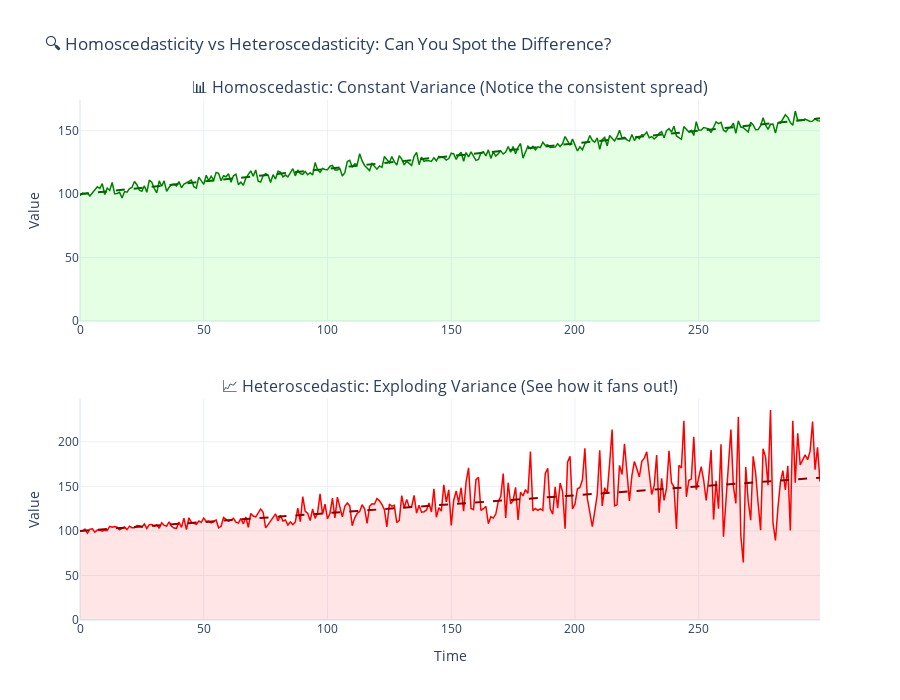

The cell this chart's notebook holds for it:
### Markdown cell above
## 3. Heteroscedasticity

**Heteroscedasticity** refers to the phenomenon where the variance of the error terms (or the series itself) changes over time. This is important to detect because many statistical models assume constant variance (homoscedasticity).

Let's visualize the difference between:
- **Homoscedastic** time series (constant variance)
- **Heteroscedastic** time series (increasing variance over time)

### Code cell
# Generate homoscedastic time series (constant variance)
n = 300
time = np.arange(n)
# Constant variance throughout - tight band around the mean
homoscedastic = 100 + 0.2 * time + np.random.normal(0, 3, n)

# Generate heteroscedastic time series (DRAMATICALLY increasing variance)
# Start with small variance, end with HUGE variance
variance_multiplier = (1 + time / 50) ** 2  # Quadratic growth - much more dramatic!
heteroscedastic = 100 + 0.2 * time + np.random.normal(0, 1, n) * variance_multiplier

# Create subplot with shared x-axis but independent y-axes
fig = make_subplots(
    rows=2, cols=1,
    subplot_titles=('📊 Homoscedastic: Constant Variance (Notice the consistent spread)', 
                   '📈 Heteroscedastic: Exploding Variance (See how it fans out!)'),
    vertical_spacing=0.15
)

# Homoscedastic plot - nice tight consistent band
fig.add_trace(
    go.Scatter(x=time, y=homoscedastic, mode='lines', name='Homoscedastic',
               line=dict(color='green', width=1.5),
               fill='tonexty', fillcolor='rgba(0,255,0,0.1)'),
    row=1, col=1
)

# Heteroscedastic plot - starts tight, becomes wild!
fig.add_trace(
    go.Scatter(x=time, y=heteroscedastic, mode='lines', name='Heteroscedastic',
               line=dict(color='red', width=1.5),
               fill='tonexty', fillcolor='rgba(255,0,0,0.1)'),
    row=2, col=1
)

# Add trend lines to show the mean is same for both
trend_line = 100 + 0.2 * time
fig.add_trace(
    go.Scatter(x=time, y=trend_line, mode='lines', name='Mean Trend',
               line=dict(color='darkgreen', width=2, dash='dash'),
               showlegend=False),
    row=1, col=1
)
fig.add_trace(
    go.Scatter(x=time, y=trend_line, mode='lines', name='Mean Trend',
               line=dict(color='darkred', width=2, dash='dash'),
               showlegend=False),
    row=2, col=1
)

fig.update_xaxes(title_text="Time", row=2, col=1)
fig.update_yaxes(title_text="Value", row=1, col=1)
fig.update_yaxes(title_text="Value", row=2, col=1)

fig.update_layout(
    title_text='🔍 Homoscedasticity vs Heteroscedasticity: Can You Spot the Difference?',
    showlegend=False,
    height=700,
    template='plotly_white'
)

fig.show()

print("👆 Notice:")
print("• TOP (Green): Spreads stays THE SAME throughout time")
print("• BOTTOM (Red): Spread gets WIDER and WIDER over time - like a funnel!")

### Figure 1 — Plotly figure (JSON) as saved in the notebook; plotly's stock layout.template omitted (floating-point values rounded to 4 significant figures; data arrays with more than 128 entries replaced by an {"elided": "..."} marker saying what was removed)
{"data": [{"fill": "tonexty", "fillcolor": "rgba(0,255,0,0.1)", "line": {"color": "green", "width": 1.5}, "mode": "lines", "name": "Homoscedastic", "type": "scatter", "x": {"elided": "300 int values"}, "xaxis": "x", "y": {"elided": "300 float values"}, "yaxis": "y"}, {"fill": "tonexty", "fillcolor": "rgba(255,0,0,0.1)", "line": {"color": "red", "width": 1.5}, "mode": "lines", "name": "Heteroscedastic", "type": "scatter", "x": {"elided": "300 int values"}, "xaxis": "x2", "y": {"elided": "300 float values"}, "yaxis": "y2"}, {"line": {"color": "darkgreen", "dash": "dash", "width": 2}, "mode": "lines", "name": "Mean Trend", "showlegend": false, "type": "scatter", "x": {"elided": "300 int values"}, "xaxis": "x", "y": {"elided": "300 float values"}, "yaxis": "y"}, {"line": {"color": "darkred", "dash": "dash", "width": 2}, "mode": "lines", "name": "Mean Trend", "showlegend": false, "type": "scatter", "x": {"elided": "300 int values"}, "xaxis": "x2", "y": {"elided": "300 float values"}, "yaxis": "y2"}], "layout": {"annotations": [{"font": {"size": 16}, "showarrow": false, "text": "📊 Homoscedastic: Constant Variance (Notice the consistent spread)", "x": 0.5, "xanchor": "center", "xref": "paper", "y": 1, "yanchor": "bottom", "yref": "paper"}, {"font": {"size": 16}, "showarrow": false, "text": "📈 Heteroscedastic: Exploding Variance (See how it fans out!)", "x": 0.5, "xanchor": "center", "xref": "paper", "y": 0.425, "yanchor": "bottom", "yref": "paper"}], "height": 700, "showlegend": false, "title": {"text": "🔍 Homoscedasticity vs Heteroscedasticity: Can You Spot the Difference?"}, "xaxis": {"anchor": "y", "domain": [0, 1]}, "xaxis2": {"anchor": "y2", "domain": [0, 1], "title": {"text": "Time"}}, "yaxis": {"anchor": "x", "domain": [0.575, 1], "title": {"text": "Value"}}, "yaxis2": {"anchor": "x2", "domain": [0, 0.425], "title": {"text": "Value"}}}}
